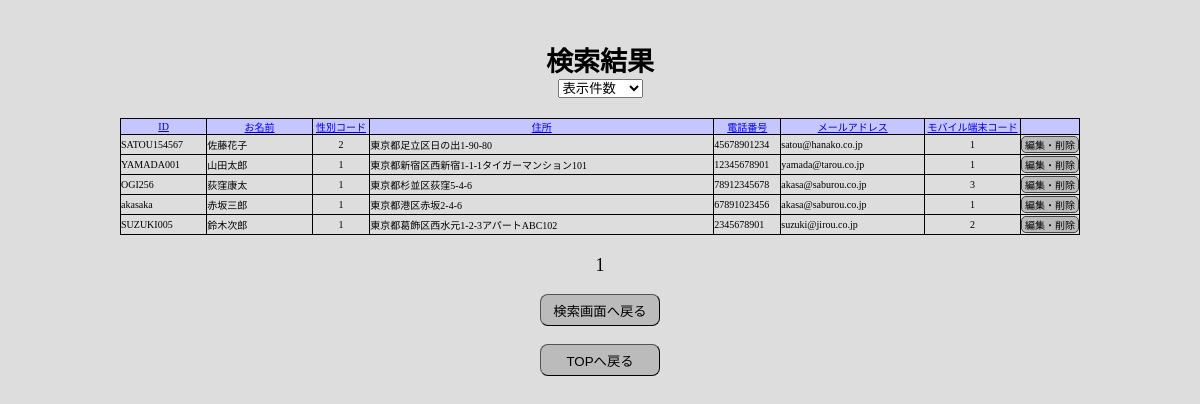
Page /searchresult.php?&sort_column=user_name on the committed database.
### tables this page shows
CREATE TABLE users_data (
	user_id VARCHAR(24) UNIQUE NOT NULL,
	user_password VARCHAR(24) NOT NULL,
	user_name VARCHAR(32) NOT NULL,
	user_sex INT(1) NOT NULL,
	user_address VARCHAR(128) NOT NULL,
	user_tel VARCHAR(16) NOT NULL,
	user_mail_address VARCHAR(64) NOT NULL,
	user_mobile_device INT(1) NOT NULL
	);

### src/searchresult.php (the view, shortened to what this page needs)
<?php
try {
    $pdo = new PDO(
        'mysql:host=mysql;dbname=test_db;charset=utf8mb4',
        'test_db_docker',
        'test_db_docker_pass',
        [
            PDO::ATTR_DEFAULT_FETCH_MODE => PDO::FETCH_ASSOC,
            PDO::ATTR_ERRMODE => PDO::ERRMODE_EXCEPTION,
            PDO::ATTR_EMULATE_PREPARES => false,
        ]
    );
} catch (PDOException $e) {
    echo $e->getMessage();
    exit;
}
if (strpos($_SERVER['HTTP_REFERER'], 'search.php')) {
    setcookie('search_querys', $_SERVER['QUERY_STRING']);
    $search_querys = $_SERVER['QUERY_STRING'];
} else {
    $search_querys = $_COOKIE['search_querys'];
}
$sort_info = [];
if (!empty($_GET["sort_column"])) {
    if (array_key_exists($_GET["sort_column"], $sort_info)) {
        if ($sort_info[$_GET["sort_column"]] === 'ASC') {
            unset($sort_info[$_GET["sort_column"]]);
            $addvalue[$_GET["sort_column"]] = 'DESC';
            $sort_info = array_merge($addvalue, $sort_info);
        } else if ($sort_info[$_GET["sort_column"]] === 'DESC') {
            unset($sort_info[$_GET["sort_column"]]);
            $addvalue[$_GET["sort_column"]] = 'ASC';
            $sort_info = array_merge($addvalue, $sort_info);
        }
    } else {
        $addvalue[$_GET["sort_column"]] = 'ASC';
        $sort_info = array_merge($addvalue, $sort_info);
    }
}
include('app/_parts/_header.php');
?>
<?php
$search_info = [];
$where_conndition = function ($search_info) {
    $where_conndition = "";
    $count = 1;
    foreach ($search_info as $key => $value) {
        if (!empty($key)) {
            if ($count === 1) {
                $where_conndition = " WHERE " . $key . " LIKE :" . $key;
            } else {
                $where_conndition .= " AND " . $key . " LIKE :" . $key;
            }
            $count++;
        }
    }
    return $where_conndition;
};
$oreder_by_condition = function ($sort_info) {
    $oreder_by_condition = "";
    $count = 1;
    foreach ($sort_info as $key => $order_condition) {
        if (!empty($key)) {
            if ($count === 1) {
                $oreder_by_condition = " ORDER BY `" . $key . "` " . $order_condition;
            } else {
                $oreder_by_condition .= ", `" . $key . "` " . $order_condition;
            }
            $count++;
        }
    }
    return $oreder_by_condition;
};
$stmt = $pdo->prepare('SELECT user_id, user_name, user_sex, user_address, user_tel, user_mail_address, user_mobile_device FROM users_data' . $where_conndition($search_info) . $oreder_by_condition($sort_info));
$stmt->execute();
$search_results = $stmt->fetchAll();
?>
<main>
    <h1>検索結果</h1>
    <form class="display_items_count">
        <select onChange="location.href=value" ;>
            <option selected>表示件数</option>
        </select>
    </form>
    <?php
    $display_items_count = $_GET['display_items_count'] ?? $_COOKIE["display_items_count"] ?? 20;
    $search_items_count = count($search_results);
    $max_page_count = ceil($search_items_count / $display_items_count);
    $now_display = !isset($_GET['page_number']) ? 1 : (int)$_GET['page_number'];
    $start_number = ($now_display - 1) * $display_items_count;
    $display_search_results = array_slice($search_results, $start_number, $display_items_count, true);
    ?>
    <table>
        <tr>
            <th><a href="searchresult.php?<?= $search_querys ?>&sort_column=user_id">ID</a></th>
            <th><a href="searchresult.php?<?= $search_querys ?>&sort_column=user_name">お名前</a></th>
            <th><a href="searchresult.php?<?= $search_querys ?>&sort_column=user_sex">性別コード</a></th>
            <th><a href="searchresult.php?<?= $search_querys ?>&sort_column=user_address">住所</a></th>
            <th><a href="searchresult.php?<?= $search_querys ?>&sort_column=user_tel">電話番号</a></th>
            <th><a href="searchresult.php?<?= $search_querys ?>&sort_column=user_mail_address">メールアドレス</a></th>
            <th><a href="searchresult.php?<?= $search_querys ?>&sort_column=user_mobile_device">モバイル端末コード</a></th>
            <th></th>
        </tr>
        <?php
        foreach ($display_search_results as $personal_data) {
        ?><tr>
                <td><?= $personal_data["user_id"] ?></td>
                <td><?= $personal_data["user_name"] ?></td>
                <td><?= $personal_data["user_sex"] ?></td>
                <td><?= $personal_data["user_address"] ?></td>
                <td><?= $personal_data["user_tel"] ?></td>
                <td><?= $personal_data["user_mail_address"] ?></td>
                <td><?= $personal_data["user_mobile_device"] ?></td>
                <td>
                    <form action="personal_data_edit.php" method="post">
                        <input type="submit" id="edit_button" value="編集・削除">
                    </form>
                </td>
            </tr><?php
                }
                    ?>
    </table>
    <p class="page_select">
        <?php
        for ($i = 1; $i <= $max_page_count; $i++) {
            if ($i === $now_display) {
                echo $now_display . ' ';
            } else {
        ?>
                <a href="searchresult.php?<?= $search_querys ?>&page_number=<?= $i ?>"><?= $i ?></a>
        <?php
            }
        }
        ?>
    </p>
    <p><button type="button" onclick="location.href='search.php'" class="submit">検索画面へ戻る</button></p>
    <p>
        <button type="button" onclick="location.href='dbtest.php'" class="submit">TOPへ戻る</button>
    </p>
</main>
<?php
include('app/_parts/_footer.php');

### src/css/styles.css (style rules this page uses)
body { background-color: #DDD; font-size: large; margin: 0 0; padding: 0 0; }
h1 { display: block; text-align: center; font-size: 150%; margin: 0 0; margin-top: 40px; }
main p { display: block; text-align: center; white-space: nowrap }
table { width: 80%; margin: 20px auto; border-collapse: collapse; border: solid 1px #000; border-spacing: 0; padding: 0 auto; }
th, td { border: solid 1px #000; font-size: x-small; margin: 0 0; padding: 0 0; }
th { background-color: #C5C5FF; font-weight: normal; font-size: normal; }
th:nth-child(1) { width: 9%; }
th:nth-child(2) { width: 11%; }
th:nth-child(3) { width: 6%; text-align: center; }
th:nth-child(4) { width: auto; }
th:nth-child(5) { width: 7%; }
th:nth-child(6) { width: 15%; }
th:nth-child(7) { width: 10%; }
th:nth-child(8) { width: 4%; }
td:nth-child(3) { text-align: center; }
td:nth-child(7) { text-align: center; }
td:nth-child(8) { text-align: center; }
.submit { display: block; height: 32px; width: 120px; border-radius: 8px; border-width: 1px; background-color: #BBB; margin: 0 auto; text-align: center; }
button, .button { display: block; margin: 8px auto; padding: 4px; text-align: center; background-color: #BBB; border-radius: 8px; border-width: 1px; }
button, .button:hover { background-color: #DDDDEE; }
.page_select { text-align: center; }
.display_items_count { display: flex; justify-content: center; }
#edit_button { font-size: x-small; margin: 1px auto; padding: 0 3px; background-color: #BBB; border: 1px solid #444; border-radius: 5px; }

### rows in the picture
users_data: user_id "SATOU154567", user_name "佐藤花子", user_sex "2", user_address "東京都足立区日の出1-90-80", user_tel "45678901234", user_mail_address "satou@hanako.co.jp", user_mobile_device "1"
users_data: user_id "YAMADA001", user_name "山田太郎", user_sex "1", user_address "東京都新宿区西新宿1-1-1タイガーマンション101", user_tel "12345678901", user_mail_address "yamada@tarou.co.jp", user_mobile_device "1"
users_data: user_id "OGI256", user_name "荻窪康太", user_sex "1", user_address "東京都杉並区荻窪5-4-6", user_tel "78912345678", user_mail_address "akasa@saburou.co.jp", user_mobile_device "3"
users_data: user_id "akasaka", user_name "赤坂三郎", user_sex "1", user_address "東京都港区赤坂2-4-6", user_tel "67891023456", user_mail_address "akasa@saburou.co.jp", user_mobile_device "1"
users_data: user_id "SUZUKI005", user_name "鈴木次郎", user_sex "1", user_address "東京都葛飾区西水元1-2-3アパートABC102", user_tel "2345678901", user_mail_address "suzuki@jirou.co.jp", user_mobile_device "2"
